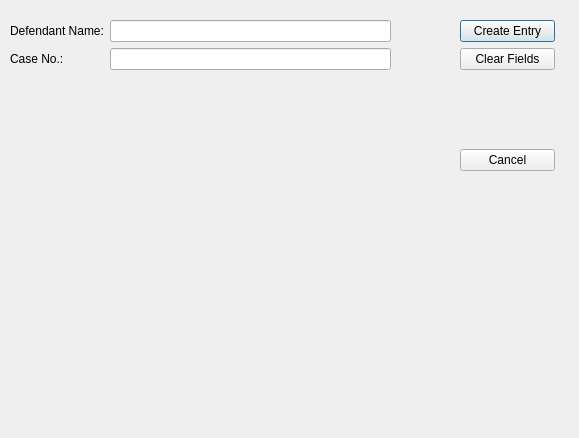
<?xml version="1.0" encoding="UTF-8"?>
<ui version="4.0">
 <class>VerdictFormDialog</class>
 <widget class="QDialog" name="VerdictFormDialog">
  <property name="geometry">
   <rect>
    <x>0</x>
    <y>0</y>
    <width>579</width>
    <height>438</height>
   </rect>
  </property>
  <property name="windowTitle">
   <string>Dialog</string>
  </property>
  <widget class="QWidget" name="layoutWidget_2">
   <property name="geometry">
    <rect>
     <x>460</x>
     <y>20</y>
     <width>95</width>
     <height>151</height>
    </rect>
   </property>
   <layout class="QVBoxLayout" name="verticalLayout">
    <item>
     <widget class="QPushButton" name="pushButton">
      <property name="text">
       <string>Create Entry</string>
      </property>
     </widget>
    </item>
    <item>
     <widget class="QPushButton" name="pushButton_2">
      <property name="text">
       <string>Clear Fields</string>
      </property>
     </widget>
    </item>
    <item>
     <spacer name="verticalSpacer">
      <property name="orientation">
       <enum>Qt::Vertical</enum>
      </property>
      <property name="sizeHint" stdset="0">
       <size>
        <width>20</width>
        <height>58</height>
       </size>
      </property>
     </spacer>
    </item>
    <item>
     <widget class="QPushButton" name="pushButton_3">
      <property name="text">
       <string>Cancel</string>
      </property>
     </widget>
    </item>
   </layout>
  </widget>
  <widget class="QWidget" name="layoutWidget">
   <property name="geometry">
    <rect>
     <x>5</x>
     <y>15</y>
     <width>391</width>
     <height>161</height>
    </rect>
   </property>
   <layout class="QFormLayout" name="formLayout">
    <property name="leftMargin">
     <number>5</number>
    </property>
    <property name="topMargin">
     <number>5</number>
    </property>
    <property name="rightMargin">
     <number>5</number>
    </property>
    <property name="bottomMargin">
     <number>5</number>
    </property>
    <item row="0" column="0">
     <widget class="QLabel" name="label">
      <property name="text">
       <string>Defendant Name:</string>
      </property>
     </widget>
    </item>
    <item row="0" column="1">
     <widget class="QLineEdit" name="defendant_name"/>
    </item>
    <item row="1" column="0">
     <widget class="QLabel" name="label_2">
      <property name="text">
       <string>Case No.:</string>
      </property>
     </widget>
    </item>
    <item row="1" column="1">
     <widget class="QLineEdit" name="case_no"/>
    </item>
   </layout>
  </widget>
 </widget>
 <resources/>
 <connections>
  <connection>
   <sender>pushButton</sender>
   <signal>clicked()</signal>
   <receiver>VerdictFormDialog</receiver>
   <slot>create_entry()</slot>
   <hints>
    <hint type="sourcelabel">
     <x>476</x>
     <y>32</y>
    </hint>
    <hint type="destinationlabel">
     <x>497</x>
     <y>5</y>
    </hint>
   </hints>
  </connection>
  <connection>
   <sender>pushButton_2</sender>
   <signal>clicked()</signal>
   <receiver>defendant_name</receiver>
   <slot>clear()</slot>
   <hints>
    <hint type="sourcelabel">
     <x>528</x>
     <y>67</y>
    </hint>
    <hint type="destinationlabel">
     <x>307</x>
     <y>30</y>
    </hint>
   </hints>
  </connection>
  <connection>
   <sender>pushButton_2</sender>
   <signal>clicked()</signal>
   <receiver>case_no</receiver>
   <slot>clear()</slot>
   <hints>
    <hint type="sourcelabel">
     <x>496</x>
     <y>76</y>
    </hint>
    <hint type="destinationlabel">
     <x>346</x>
     <y>57</y>
    </hint>
   </hints>
  </connection>
  <connection>
   <sender>pushButton_3</sender>
   <signal>clicked()</signal>
   <receiver>VerdictFormDialog</receiver>
   <slot>reject()</slot>
   <hints>
    <hint type="sourcelabel">
     <x>478</x>
     <y>149</y>
    </hint>
    <hint type="destinationlabel">
     <x>511</x>
     <y>132</y>
    </hint>
   </hints>
  </connection>
 </connections>
 <slots>
  <slot>create_entry()</slot>
 </slots>
</ui>
